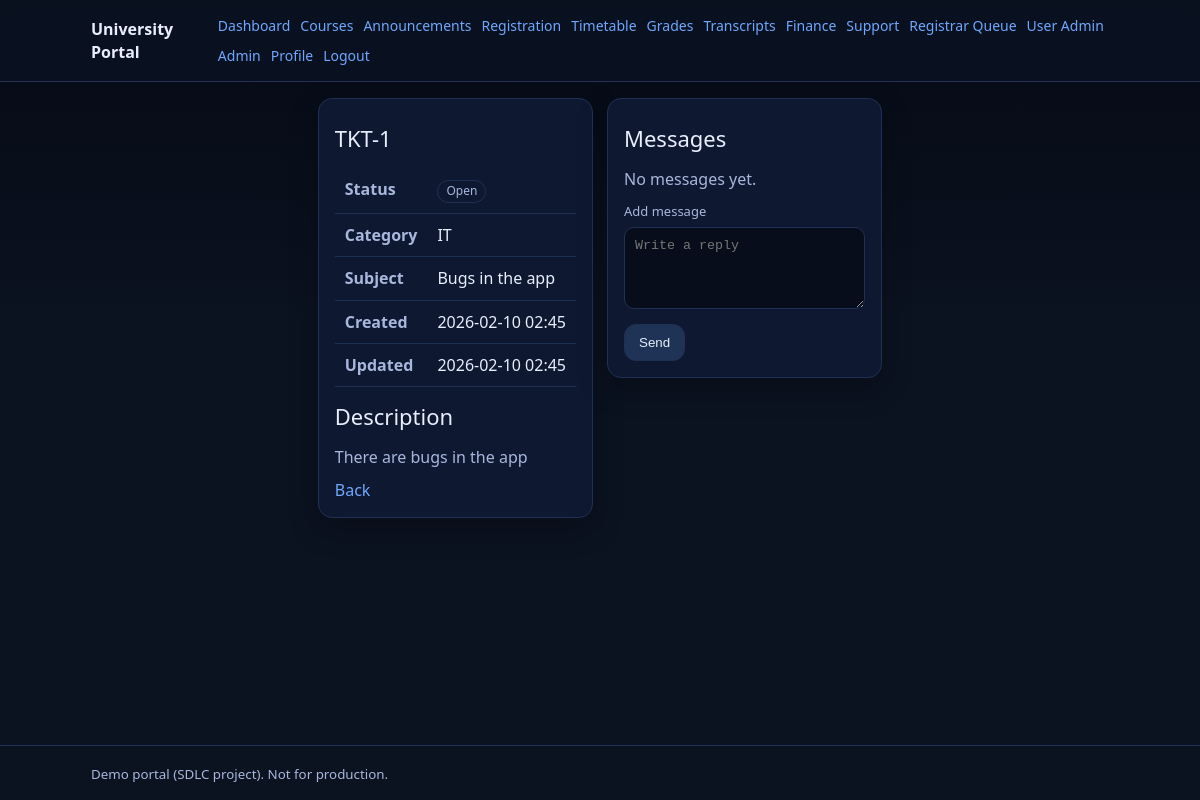
/support/1/ (signed in), run on the app's committed database.
### portal/models.py (models this page shows, shortened)
class SupportTicket(models.Model):
	class Status(models.TextChoices):
		OPEN = "open", "Open"
		IN_PROGRESS = "in_progress", "In Progress"
		RESOLVED = "resolved", "Resolved"
		CLOSED = "closed", "Closed"
	created_by = models.ForeignKey(settings.AUTH_USER_MODEL, on_delete=models.PROTECT, related_name="support_tickets")
	category = models.CharField(max_length=60)
	subject = models.CharField(max_length=200)
	description = models.TextField()
	status = models.CharField(max_length=16, choices=Status.choices, default=Status.OPEN)
	assigned_to = models.ForeignKey(
		settings.AUTH_USER_MODEL, on_delete=models.PROTECT, null=True, blank=True, related_name="assigned_tickets"
	)
	created_at = models.DateTimeField(default=timezone.now)
	updated_at = models.DateTimeField(auto_now=True)

### portal/views.py (the view, shortened to what this page needs)
# urls.py: path("support/<int:ticket_id>/", views.support_detail, name="support_detail"),
@login_required
def support_detail(request: HttpRequest, ticket_id: int) -> HttpResponse:
	t = get_object_or_404(SupportTicket, id=ticket_id)
	if not (request.user.is_superuser or t.created_by_id == request.user.id or is_in_role(request.user, "ADMIN")):
		raise Http404()
	ticket_messages = t.messages.select_related("author").order_by("created_at")
	return render(request, "portal/support_detail.html", {"ticket": t, "ticket_messages": ticket_messages})

### portal/context_processors.py (called while the page is built)
def portal_nav(request):
    user = request.user
    return {
        "nav": {
            "is_student": user_in_any_group(user, [ROLE_STUDENT]),
            "is_faculty": user_in_any_group(user, [ROLE_FACULTY]),
            "is_registrar": user_in_any_group(user, [ROLE_REGISTRAR, ROLE_IT_ADMIN]),
            "is_finance": user_in_any_group(user, [ROLE_FINANCE, ROLE_IT_ADMIN]),
            "is_alumni": user_in_any_group(user, [ROLE_ALUMNI]),
            "is_admin": user.is_authenticated and (user.is_superuser or user_in_any_group(user, [ROLE_IT_ADMIN])),
        }
    }

### portal/roles.py (called while the page is built)
def user_in_any_group(user: User, group_names: Iterable[str]) -> bool:
    if not user.is_authenticated:
        return False
    if user.is_superuser:
        return True
    return user.groups.filter(name__in=list(group_names)).exists()

### templates/portal/support_detail.html (shortened to what this page needs)
{% extends 'portal/base.html' %}
{% block content %}
<div class="grid">
    <div class="col-6">
        <div class="card">
            <div class="h1">TKT-{{ ticket.id }}</div>
            <table class="table">
                <tbody>
                    <tr>
                        <th>Status</th>
                        <td><span class="badge">{{ ticket.get_status_display }}</span></td>
                    </tr>
                    <tr>
                        <th>Category</th>
                        <td>{{ ticket.category }}</td>
                    </tr>
                    <tr>
                        <th>Subject</th>
                        <td>{{ ticket.subject }}</td>
                    </tr>
                    <tr>
                        <th>Created</th>
                        <td>{{ ticket.created_at|date:'Y-m-d H:i' }}</td>
                    </tr>
                    <tr>
                        <th>Updated</th>
                        <td>{{ ticket.updated_at|date:'Y-m-d H:i' }}</td>
                    </tr>
                </tbody>
            </table>
            <div class="h1" style="margin-top:14px">Description</div>
            <p class="h2">{{ ticket.description|linebreaksbr }}</p>
            <div class="actions"><a href="{% url 'portal:support' %}">Back</a></div>
        </div>
    </div>
    <div class="col-6">
        <div class="card">
            <div class="h1">Messages</div>
            {% if ticket_messages %}
            <table class="table">
                <thead>
                    <tr>
                        <th>When</th>
                        <th>By</th>
                        <th>Message</th>
                    </tr>
                </thead>
                <tbody>
                    {% for m in ticket_messages %}
                    <tr>
                        <td>{{ m.created_at|date:'Y-m-d H:i' }}</td>
                        <td>{{ m.author.get_full_name|default:m.author.username }}</td>
                        <td>{{ m.message|linebreaksbr }}</td>
                    </tr>
                    {% endfor %}
                </tbody>
            </table>
            {% else %}
            <p class="h2">No messages yet.</p>
            {% endif %}
            <form method="post" style="margin-top:12px">
                <label>Add message</label>
                <textarea name="message" rows="4" placeholder="Write a reply"></textarea>
                <div class="actions" style="margin-top:10px">
                    <button type="submit">Send</button>
                </div>
            </form>
        </div>
    </div>
</div>
{% endblock %}

### static/portal.css (style rules this page uses)
:root { --bg: #0b1220; --card: #0f1a33; --text: #e8eefc; --muted: #a9b7dd; --brand: #6ea8fe; --border: #203054; --good: #2fbf71; --warn: #f59f00; --bad: #fa5252; }
* { box-sizing: border-box }
html, body { height: 100%; }
body { margin: 0; font-family: system-ui, -apple-system, Segoe UI, Roboto, Helvetica, Arial; line-height: 1.4; background: linear-gradient(180deg, #050a14, #0b1220 40%, #0b1220); color: var(--text); min-height: 100vh; display: flex; flex-direction: column; }
a { color: var(--brand); text-decoration: none }
.card { background: rgba(15, 26, 51, .9); border: 1px solid var(--border); border-radius: 14px; padding: 16px; box-shadow: 0 10px 30px rgba(0, 0, 0, .25) }
.grid { display: grid; grid-template-columns: repeat(12, 1fr); gap: 14px }
.col-6 { grid-column: span 6 }
.h1 { font-size: 22px; margin: 8px 0 14px 0 }
.h2 { font-size: 16px; margin: 4px 0 10px 0; color: var(--muted) }
.table { width: 100%; border-collapse: collapse }
.table th, .table td { padding: 10px; border-bottom: 1px solid var(--border); vertical-align: top }
.table th { color: var(--muted); text-align: left; font-weight: 600 }
.badge { display: inline-block; padding: 2px 8px; border-radius: 999px; border: 1px solid var(--border); color: var(--muted); font-size: 12px }
input, select, textarea { width: 100%; padding: 10px; border-radius: 10px; border: 1px solid var(--border); background: rgba(5, 10, 20, .8); color: var(--text) }
label { display: block; margin: 10px 0 6px 0; color: var(--muted); font-size: 13px }
button { padding: 10px 14px; border-radius: 12px; border: 1px solid var(--border); background: rgba(110, 168, 254, .18); color: var(--text); cursor: pointer }
.actions { display: flex; flex-wrap: wrap; gap: 10px; align-items: center }

### data on the page
SupportTicket: id "1", status "Open", category "IT", subject "Bugs in the app", created_at "2026-02-10 02:45", updated_at "2026-02-10 02:45", description "There are bugs in the app"
